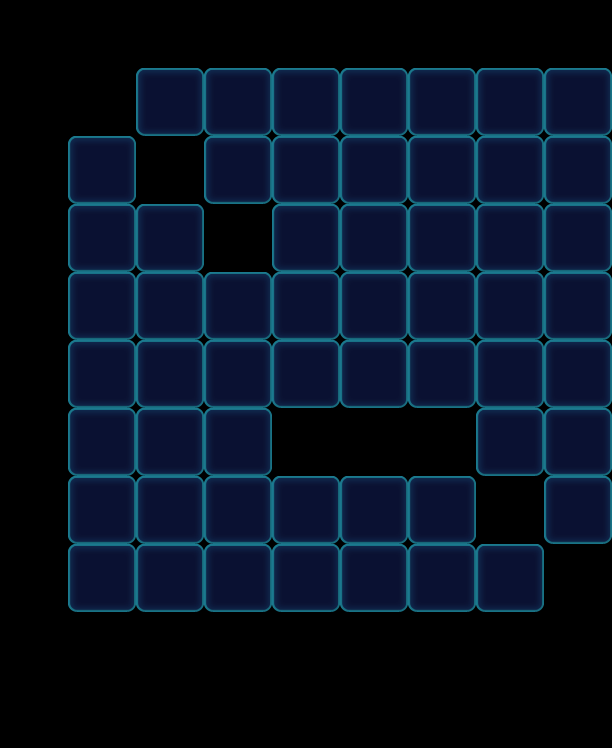

This is a level from a 2D game, rendered from its Tiled map with the project's own tilesets. A one-line summary and the map file follow, with tile-layer data summarised:
An orthogonal 9x11 tile map with 68x68 px tiles, 1 tile layer (Valid), 2 tilesets and 18 objects (14x Factory_Normal, 4x Boss).

<map version="1.0" orientation="orthogonal" width="9" height="11" tilewidth="68" tileheight="68">
 <properties>
  <property name="ShuffleColors" value="1" />
 </properties>
 <tileset firstgid="1" name="game_grid1" tilewidth="68" tileheight="68">
  <image source="game_grid1.png" width="68" height="68" />
 </tileset>
 <tileset firstgid="2" name="map" tilewidth="68" tileheight="68">
  <image source="map.png" width="1024" height="1024" />
 </tileset>
 <layer name="Valid" width="9" height="11">
  <data>[99 cells, 56 non-empty, 1 distinct tile ids]</data>
 </layer>
 <objectgroup name="BottomObj" width="9" height="11" />
 <objectgroup name="MiddleObj" width="9" height="11" />
 <objectgroup color="#000000" name="TopObj" width="9" height="11">
  <object name="10" type="Boss" x="272" y="272" width="68" height="68">
   <properties>
    <property name="BossName" value="ColorLeft" />
    <property name="BossType" value="ColorBoss" />
    <property name="BossTypeConfig" value="Blue,Green,Yellow,Pink,Purple" />
   </properties>
  </object>
  <object name="10" type="Boss" x="340" y="272" width="68" height="68">
   <properties>
    <property name="BossName" value="ColorLeft" />
    <property name="BossType" value="ColorBoss" />
    <property name="BossTypeConfig" value="Blue,Green,Yellow,Pink,Purple" />
   </properties>
  </object>
  <object name="10" type="Boss" x="272" y="340" width="68" height="68">
   <properties>
    <property name="BossName" value="ColorLeft" />
    <property name="BossType" value="ColorBoss" />
    <property name="BossTypeConfig" value="Blue,Green,Yellow,Pink,Purple" />
   </properties>
  </object>
  <object name="10" type="Boss" x="340" y="340" width="68" height="68">
   <properties>
    <property name="BossName" value="ColorLeft" />
    <property name="BossType" value="ColorBoss" />
    <property name="BossTypeConfig" value="Blue,Green,Yellow,Pink,Purple" />
   </properties>
  </object>
  <object name="10" type="Factory_Normal" x="272" y="408" width="68" height="68">
   <properties>
    <property name="FactoryColorsConfig" value="Blue,Yellow,Pink,Purple,Green" />
   </properties>
  </object>
  <object name="10" type="Factory_Normal" x="340" y="408" width="68" height="68">
   <properties>
    <property name="FactoryColorsConfig" value="Blue,Yellow,Pink,Purple,Green" />
   </properties>
  </object>
  <object name="10" type="Factory_Normal" x="408" y="408" width="68" height="68">
   <properties>
    <property name="FactoryColorsConfig" value="Blue,Yellow,Pink,Purple,Green" />
   </properties>
  </object>
  <object name="10" type="Factory_Normal" x="476" y="476" width="68" height="68">
   <properties>
    <property name="FactoryColorsConfig" value="Blue,Yellow,Pink,Purple,Green" />
   </properties>
  </object>
  <object name="10" type="Factory_Normal" x="204" y="204" width="68" height="68">
   <properties>
    <property name="FactoryColorsConfig" value="Blue,Yellow,Pink,Purple,Green" />
   </properties>
  </object>
  <object name="10" type="Factory_Normal" x="136" y="136" width="68" height="68">
   <properties>
    <property name="FactoryColorsConfig" value="Blue,Yellow,Pink,Purple,Green" />
   </properties>
  </object>
  <object name="10" type="Factory_Normal" x="68" y="68" width="68" height="68">
   <properties>
    <property name="FactoryColorsConfig" value="Blue,Yellow,Pink,Purple,Green" />
   </properties>
  </object>
  <object name="10" type="Factory_Normal" x="136" y="0" width="68" height="68">
   <properties>
    <property name="FactoryColorsConfig" value="Blue,Yellow,Pink,Purple,Green" />
   </properties>
  </object>
  <object name="10" type="Factory_Normal" x="204" y="0" width="68" height="68">
   <properties>
    <property name="FactoryColorsConfig" value="Blue,Yellow,Pink,Purple,Green" />
   </properties>
  </object>
  <object name="10" type="Factory_Normal" x="272" y="0" width="68" height="68">
   <properties>
    <property name="FactoryColorsConfig" value="Blue,Yellow,Pink,Purple,Green" />
   </properties>
  </object>
  <object name="10" type="Factory_Normal" x="340" y="0" width="68" height="68">
   <properties>
    <property name="FactoryColorsConfig" value="Blue,Yellow,Pink,Purple,Green" />
   </properties>
  </object>
  <object name="10" type="Factory_Normal" x="408" y="0" width="68" height="68">
   <properties>
    <property name="FactoryColorsConfig" value="Blue,Yellow,Pink,Purple,Green" />
   </properties>
  </object>
  <object name="10" type="Factory_Normal" x="476" y="0" width="68" height="68">
   <properties>
    <property name="FactoryColorsConfig" value="Blue,Yellow,Pink,Purple,Green" />
   </properties>
  </object>
  <object name="10" type="Factory_Normal" x="544" y="0" width="68" height="68">
   <properties>
    <property name="FactoryColorsConfig" value="Blue,Yellow,Pink,Purple,Green" />
   </properties>
  </object>
 </objectgroup>
</map>
